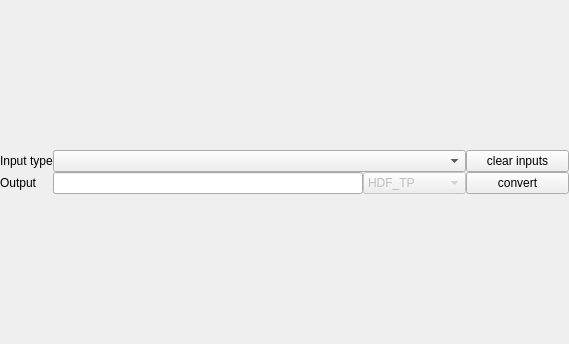
<?xml version="1.0" encoding="UTF-8"?>
<ui version="4.0">
 <class>Form</class>
 <widget class="QWidget" name="Form">
  <property name="geometry">
   <rect>
    <x>0</x>
    <y>0</y>
    <width>569</width>
    <height>344</height>
   </rect>
  </property>
  <property name="windowTitle">
   <string>TTTR-Convert</string>
  </property>
  <property name="windowIcon">
   <iconset resource="../../ui/resource.qrc">
    <normaloff>:/icons/icons/Document-save.png</normaloff>:/icons/icons/Document-save.png</iconset>
  </property>
  <layout class="QVBoxLayout" name="verticalLayout_2">
   <property name="spacing">
    <number>0</number>
   </property>
   <property name="leftMargin">
    <number>0</number>
   </property>
   <property name="topMargin">
    <number>0</number>
   </property>
   <property name="rightMargin">
    <number>0</number>
   </property>
   <property name="bottomMargin">
    <number>0</number>
   </property>
   <item>
    <layout class="QGridLayout" name="gridLayout">
     <property name="spacing">
      <number>0</number>
     </property>
     <item row="3" column="5">
      <widget class="QPushButton" name="toolButton">
       <property name="sizePolicy">
        <sizepolicy hsizetype="Minimum" vsizetype="Fixed">
         <horstretch>0</horstretch>
         <verstretch>0</verstretch>
        </sizepolicy>
       </property>
       <property name="text">
        <string>convert</string>
       </property>
      </widget>
     </item>
     <item row="3" column="1" colspan="3">
      <widget class="QLineEdit" name="lineEdit">
       <property name="readOnly">
        <bool>true</bool>
       </property>
      </widget>
     </item>
     <item row="1" column="0" colspan="6">
      <layout class="QVBoxLayout" name="verticalLayout">
       <property name="spacing">
        <number>0</number>
       </property>
      </layout>
     </item>
     <item row="3" column="0">
      <widget class="QLabel" name="label">
       <property name="sizePolicy">
        <sizepolicy hsizetype="Fixed" vsizetype="Preferred">
         <horstretch>0</horstretch>
         <verstretch>0</verstretch>
        </sizepolicy>
       </property>
       <property name="text">
        <string>Output</string>
       </property>
      </widget>
     </item>
     <item row="0" column="0">
      <widget class="QLabel" name="label_3">
       <property name="sizePolicy">
        <sizepolicy hsizetype="Fixed" vsizetype="Preferred">
         <horstretch>0</horstretch>
         <verstretch>0</verstretch>
        </sizepolicy>
       </property>
       <property name="text">
        <string>Input type</string>
       </property>
      </widget>
     </item>
     <item row="0" column="5">
      <widget class="QPushButton" name="toolButton_4">
       <property name="text">
        <string>clear inputs</string>
       </property>
      </widget>
     </item>
     <item row="3" column="4">
      <widget class="QComboBox" name="comboBox_2">
       <property name="enabled">
        <bool>false</bool>
       </property>
       <item>
        <property name="text">
         <string>HDF_TP</string>
        </property>
       </item>
       <item>
        <property name="text">
         <string>Photon_HDF</string>
        </property>
       </item>
      </widget>
     </item>
     <item row="0" column="1" colspan="4">
      <widget class="QComboBox" name="comboBox">
       <property name="sizePolicy">
        <sizepolicy hsizetype="Minimum" vsizetype="Fixed">
         <horstretch>0</horstretch>
         <verstretch>0</verstretch>
        </sizepolicy>
       </property>
      </widget>
     </item>
    </layout>
   </item>
  </layout>
  <action name="actionOpenFile">
   <property name="text">
    <string>Open File</string>
   </property>
  </action>
  <action name="actionOpen_Target">
   <property name="text">
    <string>Open Target</string>
   </property>
  </action>
  <action name="actionEnding_changed">
   <property name="text">
    <string>Ending changed</string>
   </property>
  </action>
  <action name="actionClear_list">
   <property name="text">
    <string>Clear list</string>
   </property>
  </action>
  <action name="actionMake_file">
   <property name="text">
    <string>Make file</string>
   </property>
  </action>
 </widget>
 <resources>
  <include location="../../ui/resource.qrc"/>
 </resources>
 <connections>
  <connection>
   <sender>toolButton</sender>
   <signal>clicked()</signal>
   <receiver>actionOpen_Target</receiver>
   <slot>trigger()</slot>
   <hints>
    <hint type="sourcelabel">
     <x>295</x>
     <y>30</y>
    </hint>
    <hint type="destinationlabel">
     <x>-1</x>
     <y>-1</y>
    </hint>
   </hints>
  </connection>
  <connection>
   <sender>comboBox</sender>
   <signal>currentIndexChanged(int)</signal>
   <receiver>actionEnding_changed</receiver>
   <slot>trigger()</slot>
   <hints>
    <hint type="sourcelabel">
     <x>364</x>
     <y>10</y>
    </hint>
    <hint type="destinationlabel">
     <x>-1</x>
     <y>-1</y>
    </hint>
   </hints>
  </connection>
  <connection>
   <sender>toolButton_4</sender>
   <signal>clicked()</signal>
   <receiver>actionClear_list</receiver>
   <slot>trigger()</slot>
   <hints>
    <hint type="sourcelabel">
     <x>379</x>
     <y>10</y>
    </hint>
    <hint type="destinationlabel">
     <x>-1</x>
     <y>-1</y>
    </hint>
   </hints>
  </connection>
  <connection>
   <sender>comboBox</sender>
   <signal>currentIndexChanged(int)</signal>
   <receiver>actionClear_list</receiver>
   <slot>trigger()</slot>
   <hints>
    <hint type="sourcelabel">
     <x>254</x>
     <y>10</y>
    </hint>
    <hint type="destinationlabel">
     <x>-1</x>
     <y>-1</y>
    </hint>
   </hints>
  </connection>
 </connections>
</ui>
